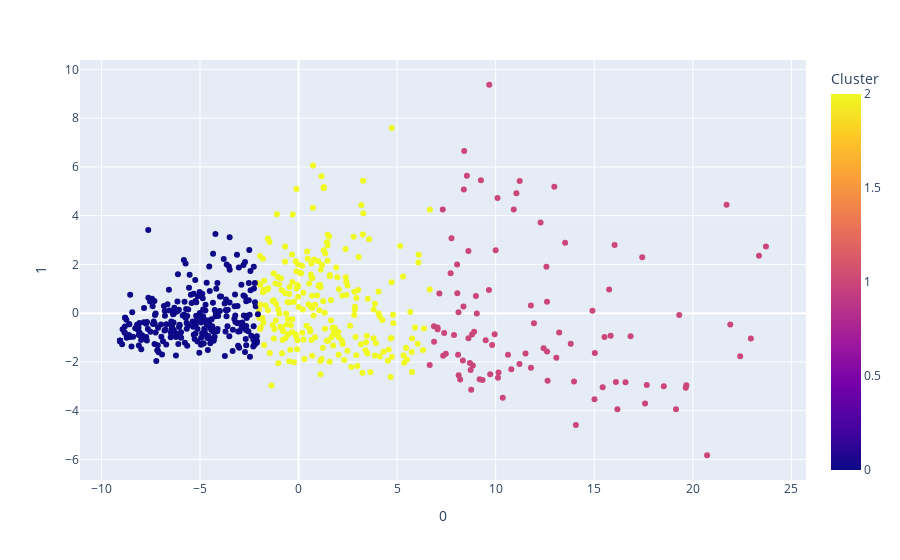

Write notebook code for a chart like this one.
### Code cell
fig = px.scatter(full_df2, 
                 x = 0, y = 1, color='Cluster',hover_data=['pts', 'reb', 'ast', 'oreb_pct', 'dreb_pct', 'usg_pct','player_name'])
fig.show()

### Figure 1 — Plotly figure (JSON) as saved in the notebook; plotly's stock layout.template omitted (floating-point values rounded to 4 significant figures; data arrays with more than 128 entries replaced by an {"elided": "..."} marker saying what was removed)
{"data": [{"customdata": {"elided": "605x7 mixed values"}, "hovertemplate": "0=%{x}<br>1=%{y}<br>pts=%{customdata[0]}<br>reb=%{customdata[1]}<br>ast=%{customdata[2]}<br>oreb_pct=%{customdata[3]}<br>dreb_pct=%{customdata[4]}<br>usg_pct=%{customdata[5]}<br>player_name=%{customdata[6]}<br>Cluster=%{marker.color}<extra></extra>", "legendgroup": "", "marker": {"color": {"elided": "605 int values"}, "coloraxis": "coloraxis", "symbol": "circle"}, "mode": "markers", "name": "", "orientation": "v", "showlegend": false, "type": "scatter", "x": {"elided": "605 float values"}, "xaxis": "x", "y": {"elided": "605 float values"}, "yaxis": "y"}], "layout": {"coloraxis": {"colorbar": {"title": {"text": "Cluster"}}, "colorscale": [[0, "#0d0887"], [0.1111, "#46039f"], [0.2222, "#7201a8"], [0.3333, "#9c179e"], [0.4444, "#bd3786"], [0.5556, "#d8576b"], [0.6667, "#ed7953"], [0.7778, "#fb9f3a"], [0.8889, "#fdca26"], [1, "#f0f921"]]}, "legend": {"tracegroupgap": 0}, "margin": {"t": 60}, "xaxis": {"anchor": "y", "domain": [0, 1], "title": {"text": "0"}}, "yaxis": {"anchor": "x", "domain": [0, 1], "title": {"text": "1"}}}}
